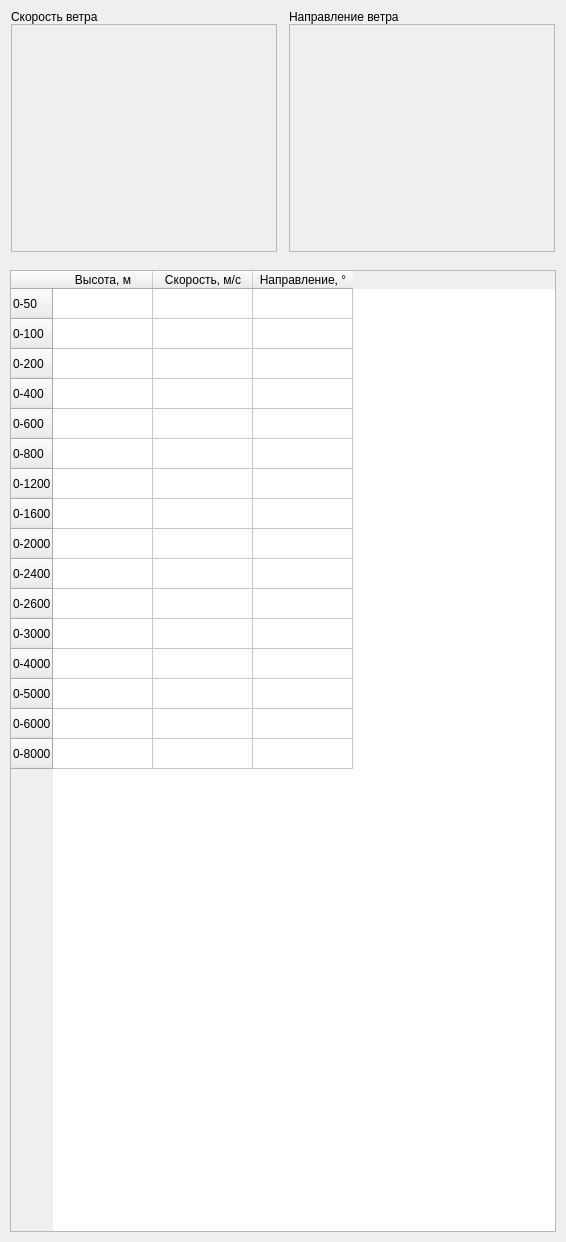
                <widget class="QWidget" name="scrollAreaWidgetContents_avgWind">
                 <property name="geometry">
                  <rect>
                   <x>0</x>
                   <y>0</y>
                   <width>566</width>
                   <height>1242</height>
                  </rect>
                 </property>
                 <layout class="QVBoxLayout" name="vLayout_avgWind">
                  <property name="spacing">
                   <number>10</number>
                  </property>
                  <property name="leftMargin">
                   <number>10</number>
                  </property>
                  <property name="topMargin">
                   <number>10</number>
                  </property>
                  <property name="rightMargin">
                   <number>10</number>
                  </property>
                  <property name="bottomMargin">
                   <number>10</number>
                  </property>
                  <item>
                   <layout class="QHBoxLayout" name="chartsRow_avgWind">
                    <property name="spacing">
                     <number>10</number>
                    </property>
                    <item>
                     <widget class="QFrame" name="cardFrame_avgWindSpeed">
                      <property name="minimumSize">
                       <size>
                        <width>0</width>
                        <height>190</height>
                       </size>
                      </property>
                      <property name="maximumSize">
                       <size>
                        <width>16777215</width>
                        <height>250</height>
                       </size>
                      </property>
                      <property name="frameShape">
                       <enum>QFrame::NoFrame</enum>
                      </property>
                      <layout class="QVBoxLayout" name="vLayout_card_avgWindSpeed">
                       <property name="spacing">
                        <number>0</number>
                       </property>
                       <property name="leftMargin">
                        <number>1</number>
                       </property>
                       <property name="topMargin">
                        <number>0</number>
                       </property>
                       <property name="rightMargin">
                        <number>1</number>
                       </property>
                       <property name="bottomMargin">
                        <number>8</number>
                       </property>
                       <item>
                        <widget class="QLabel" name="label_avgWindSpeed">
                         <property name="text">
                          <string>Скорость ветра</string>
                         </property>
                        </widget>
                       </item>
                       <item>
                        <widget class="QwtPlot" name="plot_midWindSpeed">
                         <property name="sizePolicy">
                          <sizepolicy hsizetype="Expanding" vsizetype="Expanding">
                           <horstretch>2</horstretch>
                           <verstretch>0</verstretch>
                          </sizepolicy>
                         </property>
                         <property name="frameShape">
                          <enum>QFrame::StyledPanel</enum>
                         </property>
                         <property name="frameShadow">
                          <enum>QFrame::Raised</enum>
                         </property>
                        </widget>
                       </item>
                      </layout>
                     </widget>
                    </item>
                    <item>
                     <widget class="QFrame" name="cardFrame_avgWindDir">
                      <property name="minimumSize">
                       <size>
                        <width>0</width>
                        <height>190</height>
                       </size>
                      </property>
                      <property name="maximumSize">
                       <size>
                        <width>16777215</width>
                        <height>250</height>
                       </size>
                      </property>
                      <property name="frameShape">
                       <enum>QFrame::NoFrame</enum>
                      </property>
                      <layout class="QVBoxLayout" name="vLayout_card_avgWindDir">
                       <property name="spacing">
                        <number>0</number>
                       </property>
                       <property name="leftMargin">
                        <number>1</number>
                       </property>
                       <property name="topMargin">
                        <number>0</number>
                       </property>
                       <property name="rightMargin">
                        <number>1</number>
                       </property>
                       <property name="bottomMargin">
                        <number>8</number>
                       </property>
                       <item>
                        <widget class="QLabel" name="label_avgWindDirection">
                         <property name="text">
                          <string>Направление ветра</string>
                         </property>
                        </widget>
                       </item>
                       <item>
                        <widget class="QwtPlot" name="plot_midWindAzimut">
                         <property name="sizePolicy">
                          <sizepolicy hsizetype="Expanding" vsizetype="Expanding">
                           <horstretch>2</horstretch>
                           <verstretch>0</verstretch>
                          </sizepolicy>
                         </property>
                         <property name="frameShape">
                          <enum>QFrame::StyledPanel</enum>
                         </property>
                         <property name="frameShadow">
                          <enum>QFrame::Raised</enum>
                         </property>
                        </widget>
                       </item>
                      </layout>
                     </widget>
                    </item>
                   </layout>
                  </item>
                  <item>
                   <widget class="QTableWidget" name="tableWidget_AverageWind">
                    <property name="sizePolicy">
                     <sizepolicy hsizetype="Expanding" vsizetype="Expanding">
                      <horstretch>1</horstretch>
                      <verstretch>0</verstretch>
                     </sizepolicy>
                    </property>
                    <property name="minimumSize">
                     <size>
                      <width>200</width>
                      <height>0</height>
                     </size>
                    </property>
                    <property name="editTriggers">
                     <set>QAbstractItemView::NoEditTriggers</set>
                    </property>
                    <row>
                     <property name="text">
                      <string>0-50</string>
                     </property>
                    </row>
                    <row>
                     <property name="text">
                      <string>0-100</string>
                     </property>
                    </row>
                    <row>
                     <property name="text">
                      <string>0-200</string>
                     </property>
                    </row>
                    <row>
                     <property name="text">
                      <string>0-400</string>
                     </property>
                    </row>
                    <row>
                     <property name="text">
                      <string>0-600</string>
                     </property>
                    </row>
                    <row>
                     <property name="text">
                      <string>0-800</string>
                     </property>
                    </row>
                    <row>
                     <property name="text">
                      <string>0-1200</string>
                     </property>
                    </row>
                    <row>
                     <property name="text">
                      <string>0-1600</string>
                     </property>
                    </row>
                    <row>
                     <property name="text">
                      <string>0-2000</string>
                     </property>
                    </row>
                    <row>
                     <property name="text">
                      <string>0-2400</string>
                     </property>
                    </row>
                    <row>
                     <property name="text">
                      <string>0-2600</string>
                     </property>
                    </row>
                    <row>
                     <property name="text">
                      <string>0-3000</string>
                     </property>
                    </row>
                    <row>
                     <property name="text">
                      <string>0-4000</string>
                     </property>
                    </row>
                    <row>
                     <property name="text">
                      <string>0-5000</string>
                     </property>
                    </row>
                    <row>
                     <property name="text">
                      <string>0-6000</string>
                     </property>
                    </row>
                    <row>
                     <property name="text">
                      <string>0-8000</string>
                     </property>
                    </row>
                    <column>
                     <property name="text">
                      <string>Высота, м</string>
                     </property>
                    </column>
                    <column>
                     <property name="text">
                      <string>Скорость, м/с</string>
                     </property>
                    </column>
                    <column>
                     <property name="text">
                      <string>Направление, °</string>
                     </property>
                    </column>
                    <item row="3" column="0">
                     <property name="text">
                      <string/>
                     </property>
                    </item>
                    <item row="3" column="1">
                     <property name="text">
                      <string/>
                     </property>
                    </item>
                    <item row="5" column="0">
                     <property name="text">
                      <string/>
                     </property>
                    </item>
                    <item row="5" column="1">
                     <property name="text">
                      <string/>
                     </property>
                    </item>
                    <item row="6" column="0">
                     <property name="text">
                      <string/>
                     </property>
                    </item>
                    <item row="6" column="1">
                     <property name="text">
                      <string/>
                     </property>
                    </item>
                    <item row="7" column="0">
                     <property name="text">
                      <string/>
                     </property>
                    </item>
                    <item row="7" column="1">
                     <property name="text">
                      <string/>
                     </property>
                    </item>
                    <item row="8" column="0">
                     <property name="text">
                      <string/>
                     </property>
                    </item>
                    <item row="8" column="1">
                     <property name="text">
                      <string/>
                     </property>
                    </item>
                    <item row="9" column="0">
                     <property name="text">
                      <string/>
                     </property>
                    </item>
                    <item row="9" column="1">
                     <property name="text">
                      <string/>
                     </property>
                    </item>
                    <item row="11" column="0">
                     <property name="text">
                      <string/>
                     </property>
                    </item>
                    <item row="11" column="1">
                     <property name="text">
                      <string/>
                     </property>
                    </item>
                   </widget>
                  </item>
                 </layout>
                </widget>
